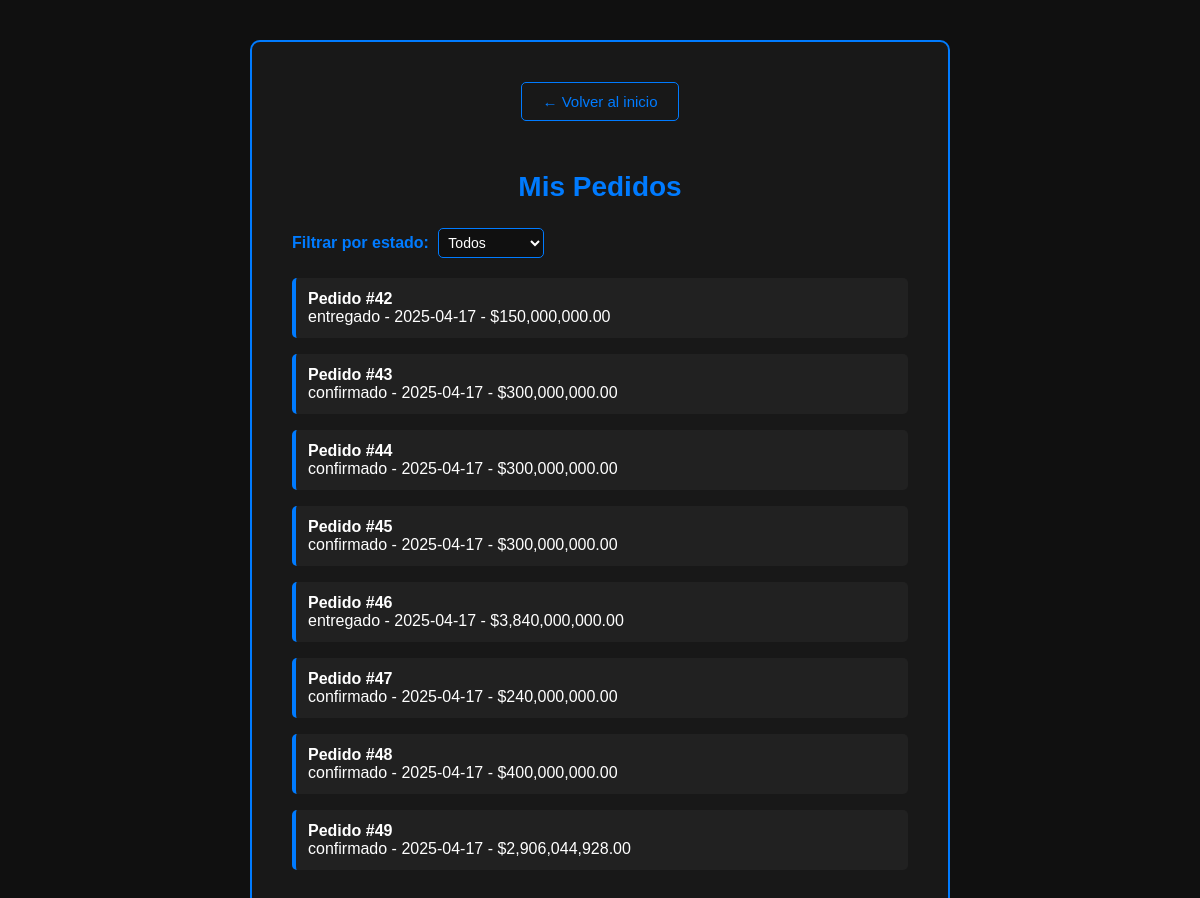
The page /php/mis-pedidos.php (signed in) on the database its author committed.
### tables this page shows
CREATE TABLE `pedidos` (
  `id` int(255) NOT NULL,
  `usuario_id` int(255) NOT NULL,
  `pais` varchar(100) DEFAULT NULL,
  `localidad` varchar(100) NOT NULL,
  `direccion` varchar(255) NOT NULL,
  `coste` float(200,2) NOT NULL,
  `estado` varchar(20) NOT NULL,
  `fecha` date DEFAULT NULL,
  `hora` time DEFAULT NULL,
  `metodo_pago` varchar(255) NOT NULL,
  `total` decimal(10,2) NOT NULL,
  `cantidad` int(11) NOT NULL
);

### php/mis-pedidos.php (the view, shortened to what this page needs)
<?php
require_once '../conexion.php';
$usuario_id = $_SESSION['usuario_id'];
$estado_filtro = isset($_GET['estado']) ? $_GET['estado'] : '';
$sql = "SELECT * FROM pedidos WHERE usuario_id = ?";
$params = [$usuario_id];
$types = "i";
$sql .= " ORDER BY fecha DESC";
$stmt = $conexion->prepare($sql);
$stmt->bind_param($types, ...$params);
$stmt->execute();
$resultado = $stmt->get_result();
?>
<!DOCTYPE html>
<html lang="es">
<head>
    <link rel="stylesheet" href="../css/pedidos.css">
</head>
<body>
    <section class="listar-pedidos">
        <div class="listar-pedidos__acciones">
            <a href="../index.php" class="btn-link">← Volver al inicio</a>
        </div>
        <h2 class="listar-pedidos__titulo">Mis Pedidos</h2>
        <form method="GET" class="listar-pedidos__filtro">
            <label for="estado">Filtrar por estado:</label>
            <select name="estado" id="estado" onchange="this.form.submit()">
                <option value="">Todos</option>
            </select>
        </form>
        <ul class="listar-pedidos__lista">
            <?php if ($resultado->num_rows > 0): ?>
                <?php while ($pedido = $resultado->fetch_assoc()): ?>
                    <li class="listar-pedidos__item">
                        <a href="ver-pedido.php?id=<?= $pedido['id'] ?>" class="listar-pedidos__link">
                            <strong>Pedido #<?= $pedido['id'] ?></strong><br>
                            <?= htmlspecialchars($pedido['estado']) ?> -
                            <?= htmlspecialchars($pedido['fecha']) ?> -
                            $<?= number_format($pedido['coste'], 2) ?>
                        </a>
                    </li>
                <?php endwhile; ?>
            <?php else: ?>
                <li class="listar-pedidos__item">
                    <p class="listar-pedidos__link">No hay pedidos registrados<?= $estado_filtro ? " con estado '$estado_filtro'" : '' ?>.</p>
                </li>
            <?php endif; ?>
        </ul>
    </section>
</body>
</html>

### css/pedidos.css (style rules this page uses)
:root { --color-primary: #007bff; --color-secondary: #101010; --color-text: #ffffff; }
html { box-sizing: border-box; font-size: 62.5%; }
*, *::before, *::after { box-sizing: inherit; }
body { margin: 0; font-family: 'Poppins', sans-serif; font-size: 1.6rem; background-color: var(--color-secondary); color: var(--color-text); display: flex; justify-content: center; padding: 4rem 2rem; min-height: 100vh; }
.listar-pedidos__filtro { margin-bottom: 2rem; }
.listar-pedidos__filtro label { font-weight: bold; margin-right: 0.5rem; color: var(--color-primary); }
.listar-pedidos__filtro select { padding: 0.5rem; font-size: 1.4rem; color: var(--color-text); background-color: var(--color-secondary); border: 1px solid var(--color-primary); border-radius: 0.5rem; }
.listar-pedidos { max-width: 70rem; background-color: rgba(255, 255, 255, 0.03); border: 0.2rem solid var(--color-primary); border-radius: 1rem; padding: 3rem 4rem; width: 100%; }
.listar-pedidos__titulo { font-size: 2.8rem; text-align: center; margin-bottom: 2.5rem; color: var(--color-primary); }
.listar-pedidos__lista { list-style: none; padding: 0; margin: 0; }
.listar-pedidos__item { margin-bottom: 1.6rem; padding: 1.2rem; background-color: rgba(255, 255, 255, 0.04); border-left: 0.4rem solid var(--color-primary); border-radius: 0.5rem; transition: background-color 0.3s ease; }
.listar-pedidos__link { color: var(--color-text); text-decoration: none; display: block; }
.btn-link { display: inline-block; margin: 1rem; color: var(--color-primary); text-decoration: none; padding: 1rem 2rem; border: 0.1rem solid var(--color-primary); border-radius: 0.5rem; transition: background-color 0.3s ease, color 0.3s ease; font-size: 1.5rem; }
.listar-pedidos__acciones { text-align: center; margin-bottom: 4rem; }

### rows shown on the page
pedidos: id "42", estado "entregado", fecha "2025-04-17", coste "150,000,000.00"
pedidos: id "43", estado "confirmado", fecha "2025-04-17", coste "300,000,000.00"
pedidos: id "44", estado "confirmado", fecha "2025-04-17", coste "300,000,000.00"
pedidos: id "45", estado "confirmado", fecha "2025-04-17", coste "300,000,000.00"
pedidos: id "46", estado "entregado", fecha "2025-04-17", coste "3,840,000,000.00"
pedidos: id "47", estado "confirmado", fecha "2025-04-17", coste "240,000,000.00"
pedidos: id "48", estado "confirmado", fecha "2025-04-17", coste "400,000,000.00"
pedidos: id "49", estado "confirmado", fecha "2025-04-17", coste "2,906,044,928.00"
